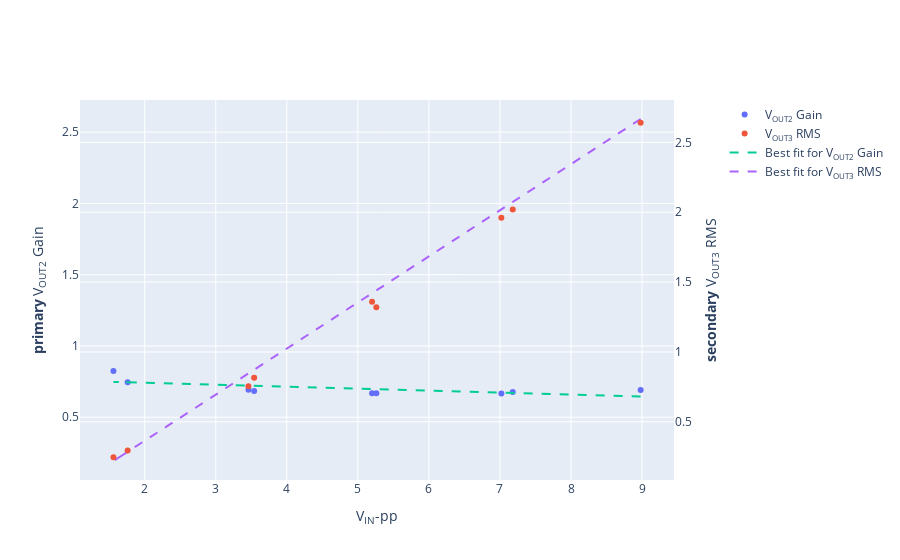

The cell this chart's notebook holds for it:
### Markdown cell above
### VU Meter gain characterization

### Code cell
import numpy as np 
import plotly.graph_objs as go
from plotly.subplots import make_subplots
 
vpp_IN = np.array([8.98,7.02,7.18,5.2,5.26,3.46,3.54,1.56,1.76])  
v_OUT_01 = np.array([3.84,3.2,3.28,2.56,2.5,1.9,1.88,1.22,1.27]) 
v_OUT_02 = np.array([3.1,2.34,2.43,1.74,1.76,1.2,1.21,0.64363,0.65572]) 
vrms_OUT_03 = np.array([2.64,1.96,2.02,1.36,1.32,0.7539,0.81569,0.24682,0.2949]) 

gain_v_OUT_02 = (2*v_OUT_02)/vpp_IN

fig = go.Figure() 
#fig.update_xaxes(type='log')
fig = make_subplots(specs=[[{"secondary_y": True}]])
fig.add_trace(go.Scatter(x=vpp_IN, y=gain_v_OUT_02, mode='markers', name='V<sub>OUT2</sub> Gain'),secondary_y=False) 
fig.add_trace(go.Scatter(x=vpp_IN, y=vrms_OUT_03, mode='markers', name='V<sub>OUT3</sub> RMS'),secondary_y=True) 
fig.update_xaxes(title_text="V<sub>IN</sub>-pp")
fig.update_yaxes(title_text="<b>primary</b> V<sub>OUT2</sub> Gain", secondary_y=False)
fig.update_yaxes(title_text="<b>secondary</b> V<sub>OUT3</sub> RMS", secondary_y=True)
#fig.update_layout(xaxis_title='V<sub>IN</sub>-pp', yaxis_title='V<sub>OUT3</sub> RMS (V)',yaxis_title = ) 

coef = np.polyfit(vpp_IN, gain_v_OUT_02, deg=1) # deg=1 for order 1 polynomial (linear)
fit = coef[0]*vpp_IN + coef[1]
lab_temp = 25 # laboratory temperature
fig.add_trace(go.Scatter(x=vpp_IN, y=fit, mode='lines', line=dict(dash='dash'),
 name='Best fit for V<sub>OUT2</sub> Gain'))
coef = np.polyfit(vpp_IN, vrms_OUT_03, deg=1) # deg=1 for order 1 polynomial (linear)
fit = coef[0]*vpp_IN + coef[1]
lab_temp = 25 # laboratory temperature
fig.add_trace(go.Scatter(x=vpp_IN, y=fit, mode='lines', line=dict(dash='dash'),
 name='Best fit for V<sub>OUT3</sub> RMS'))

### Figure 1 — Plotly figure (JSON) as saved in the notebook; plotly's stock layout.template omitted (floating-point values rounded to 4 significant figures)
{"data": [{"mode": "markers", "name": "V<sub>OUT2</sub> Gain", "type": "scatter", "x": [8.98, 7.02, 7.18, 5.2, 5.26, 3.46, 3.54, 1.56, 1.76], "xaxis": "x", "y": [0.6904, 0.6667, 0.6769, 0.6692, 0.6692, 0.6936, 0.6836, 0.8252, 0.7451], "yaxis": "y"}, {"mode": "markers", "name": "V<sub>OUT3</sub> RMS", "type": "scatter", "x": [8.98, 7.02, 7.18, 5.2, 5.26, 3.46, 3.54, 1.56, 1.76], "xaxis": "x", "y": [2.64, 1.96, 2.02, 1.36, 1.32, 0.7539, 0.8157, 0.2468, 0.2949], "yaxis": "y2"}, {"line": {"dash": "dash"}, "mode": "lines", "name": "Best fit for V<sub>OUT2</sub> Gain", "type": "scatter", "x": [8.98, 7.02, 7.18, 5.2, 5.26, 3.46, 3.54, 1.56, 1.76], "y": [0.6457, 0.6727, 0.6705, 0.6979, 0.697, 0.7219, 0.7208, 0.7481, 0.7453]}, {"line": {"dash": "dash"}, "mode": "lines", "name": "Best fit for V<sub>OUT3</sub> RMS", "type": "scatter", "x": [8.98, 7.02, 7.18, 5.2, 5.26, 3.46, 3.54, 1.56, 1.76], "y": [2.592, 1.958, 2.01, 1.37, 1.389, 0.8074, 0.8333, 0.1932, 0.2578]}], "layout": {"xaxis": {"anchor": "y", "domain": [0, 0.94], "title": {"text": "V<sub>IN</sub>-pp"}}, "yaxis": {"anchor": "x", "domain": [0, 1], "title": {"text": "<b>primary</b> V<sub>OUT2</sub> Gain"}}, "yaxis2": {"anchor": "x", "overlaying": "y", "side": "right", "title": {"text": "<b>secondary</b> V<sub>OUT3</sub> RMS"}}}}
